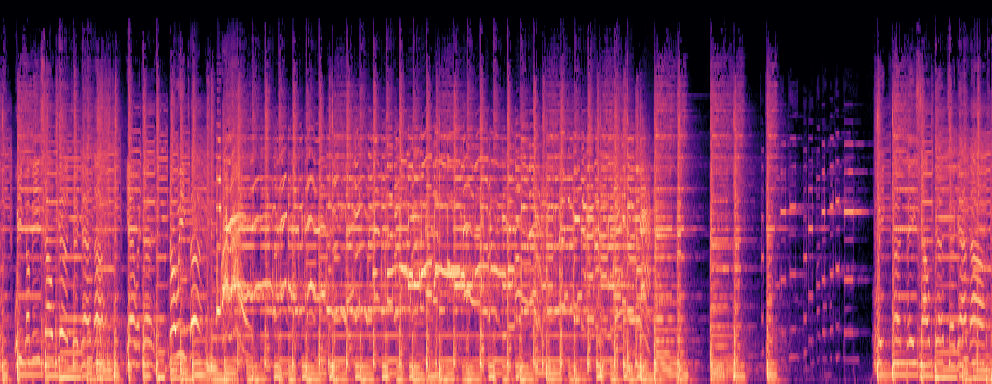
#> input picture project/tests/images/00a8547016632302fed01069cfc6873e_mel.png, 992 x 384 px, found by its file name; its folder holds 4 pictures in this run
$ python image_modifier.py
#> lines starting #> are read from the running program, lines starting #| are printed output that depends on the picture
from PIL import Image
import os
from tqdm import tqdm
from concurrent.futures import ThreadPoolExecutor


def process_image(filename, input_folder, output_folder):
    # Open the image file
#> called with filename = '00a8547016632302fed01069cfc6873e_mel.png'
    with Image.open(os.path.join(input_folder, filename)) as img:
        # Ensure the image is of size 1000x400 before processing
#> img is the input picture: PIL image 992x384 RGBA; mean R, G, B, A 149.2, 55.9, 95.6, 255
        if img.size == (1000, 400):
            # Crop the image: Remove 16 pixels from the top and 8 pixels from the right
            # Parameters for crop: (left, upper, right, lower)
            cropped_img = img.crop((0, 16, 992, 400))

            # Save the cropped image to the output folder
            cropped_img.save(os.path.join(output_folder, filename))


def batch_resize_images(input_folder, output_folder, target_size=(992, 384)):
    """
    Resize and crop images in a folder to a specified target size.
    """
    # Create output folder if it doesn't exist
    if not os.path.exists(output_folder):
        os.makedirs(output_folder)

    # Get all PNG files in the input folder
    image_files = [f for f in os.listdir(
        input_folder) if f.lower().endswith('.png')]

    # Setup ThreadPoolExecutor to use multiple threads for processing images
    with ThreadPoolExecutor() as executor:
        # Use a tqdm progress bar with executor.map
        results = list(tqdm(executor.map(process_image, image_files,
                                         [input_folder]*len(image_files),
                                         [output_folder]*len(image_files)),
                            total=len(image_files), desc="Processing Images"))
#> call 2 of process_image, with filename = '00a8b3ecc23d0ce4063658aa286b75f0_mel.png'
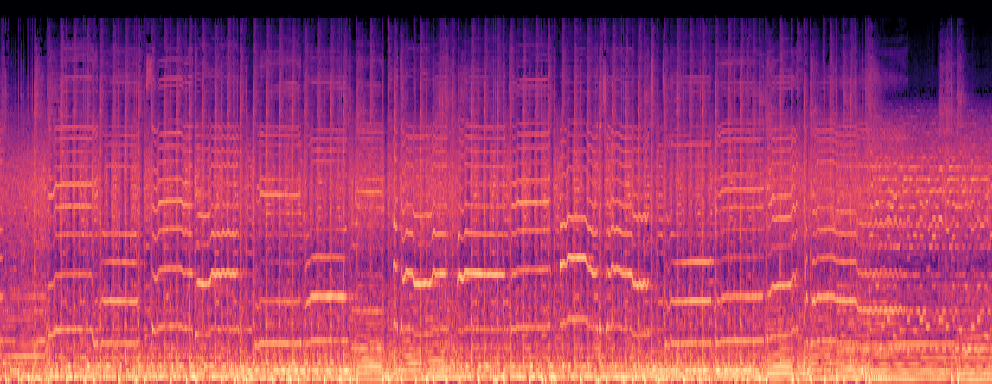
#> input picture project/tests/images/00a8b3ecc23d0ce4063658aa286b75f0_mel.png, 992 x 384 px, found by its file name
#> in process_image, img is the input picture: PIL image 992x384 RGBA; mean R, G, B, A 167.5, 60.2, 107.7, 255
#> call 3 of process_image, with filename = '0a2f01fb6015d7e26c14fe084ee42645_mel.png'
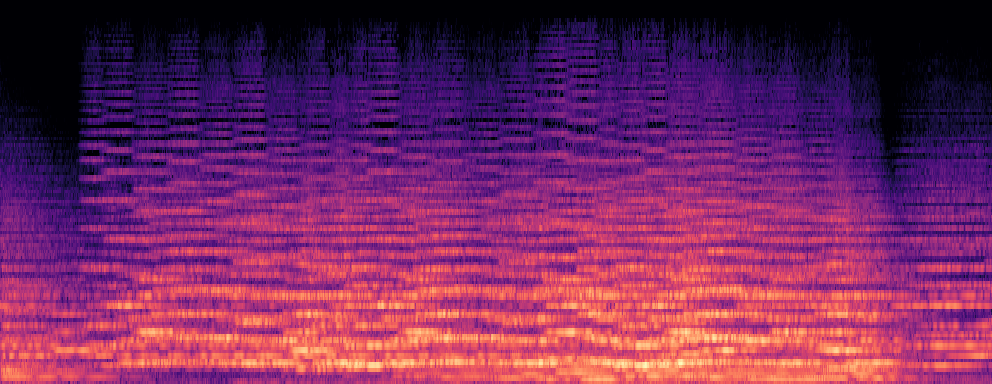
#> input picture project/tests/images/0a2f01fb6015d7e26c14fe084ee42645_mel.png, 992 x 384 px, found by its file name
#> in process_image, img is the input picture: PIL image 992x384 RGBA; mean R, G, B, A 115.9, 40.7, 93.2, 255
#> call 4 of process_image, with filename = '0ab01f1bcbcb7f179fcb198e6bebfeef_mel.png'
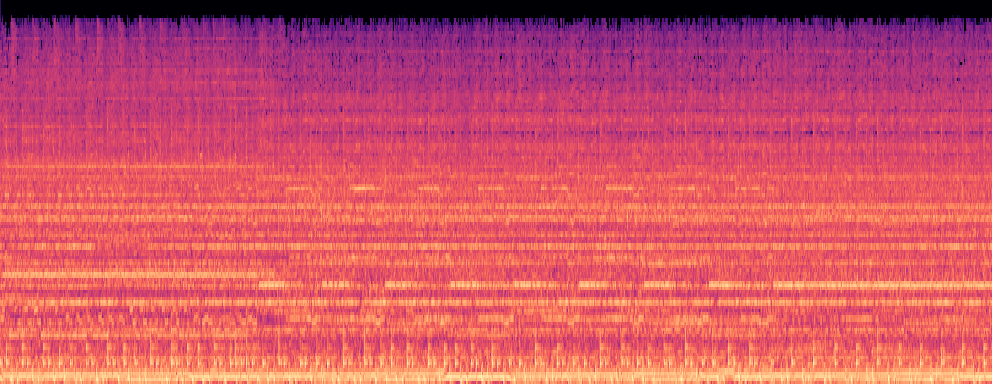
#> input picture project/tests/images/0ab01f1bcbcb7f179fcb198e6bebfeef_mel.png, 992 x 384 px, found by its file name
#> in process_image, img is the input picture: PIL image 992x384 RGBA; mean R, G, B, A 204.3, 82.6, 102.2, 255


# Example usage
batch_resize_images('../../data/mel_specs_resized_partitions/parts31to46/images',
                    '../../data/mel_specs_resized_partitions/parts31to46_resized/images')
